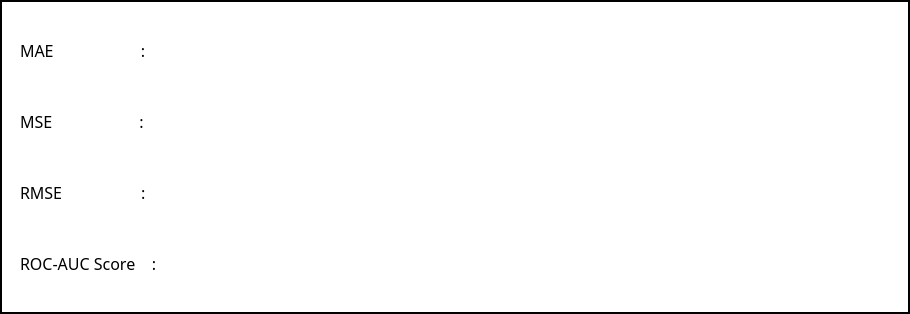
        <widget class="QFrame" name="frame_evaluation_XGBoost">
         <property name="geometry">
          <rect>
           <x>40</x>
           <y>645</y>
           <width>910</width>
           <height>314</height>
          </rect>
         </property>
         <property name="font">
          <font>
           <family>Segoe UI</family>
           <pointsize>15</pointsize>
           <weight>75</weight>
           <bold>true</bold>
          </font>
         </property>
         <property name="styleSheet">
          <string notr="true">background-color: rgb(255, 255, 255);</string>
         </property>
         <property name="frameShape">
          <enum>QFrame::WinPanel</enum>
         </property>
         <widget class="QLineEdit" name="lineEdit_MAE_XGBoost">
          <property name="geometry">
           <rect>
            <x>240</x>
            <y>35</y>
            <width>411</width>
            <height>31</height>
           </rect>
          </property>
          <property name="styleSheet">
           <string notr="true">color: rgb(151, 30, 30);</string>
          </property>
          <property name="frame">
           <bool>false</bool>
          </property>
         </widget>
         <widget class="QLineEdit" name="lineEdit_MSE_XGBoost">
          <property name="geometry">
           <rect>
            <x>240</x>
            <y>106</y>
            <width>411</width>
            <height>31</height>
           </rect>
          </property>
          <property name="styleSheet">
           <string notr="true">color: rgb(151, 30, 30);</string>
          </property>
          <property name="frame">
           <bool>false</bool>
          </property>
         </widget>
         <widget class="QLineEdit" name="lineEdit_RMSE_XGBoost">
          <property name="geometry">
           <rect>
            <x>240</x>
            <y>177</y>
            <width>411</width>
            <height>31</height>
           </rect>
          </property>
          <property name="styleSheet">
           <string notr="true">color: rgb(151, 30, 30);</string>
          </property>
          <property name="frame">
           <bool>false</bool>
          </property>
         </widget>
         <widget class="QLineEdit" name="lineEdit_ROC_XGBoost">
          <property name="geometry">
           <rect>
            <x>240</x>
            <y>248</y>
            <width>411</width>
            <height>31</height>
           </rect>
          </property>
          <property name="styleSheet">
           <string notr="true">color: rgb(151, 30, 30);</string>
          </property>
          <property name="frame">
           <bool>false</bool>
          </property>
         </widget>
         <widget class="QLabel" name="label_71">
          <property name="geometry">
           <rect>
            <x>20</x>
            <y>35</y>
            <width>175</width>
            <height>31</height>
           </rect>
          </property>
          <property name="font">
           <font>
            <family>Segoe UI Semibold</family>
            <pointsize>12</pointsize>
            <weight>50</weight>
            <bold>false</bold>
           </font>
          </property>
          <property name="styleSheet">
           <string notr="true">color: rgb(0, 0, 0);</string>
          </property>
          <property name="text">
           <string>MAE                     :</string>
          </property>
          <property name="scaledContents">
           <bool>true</bool>
          </property>
         </widget>
         <widget class="QLabel" name="label_72">
          <property name="geometry">
           <rect>
            <x>20</x>
            <y>106</y>
            <width>175</width>
            <height>31</height>
           </rect>
          </property>
          <property name="font">
           <font>
            <family>Segoe UI Semibold</family>
            <pointsize>12</pointsize>
            <weight>50</weight>
            <bold>false</bold>
           </font>
          </property>
          <property name="styleSheet">
           <string notr="true">color: rgb(0, 0, 0);</string>
          </property>
          <property name="text">
           <string>MSE                     :</string>
          </property>
          <property name="scaledContents">
           <bool>true</bool>
          </property>
         </widget>
         <widget class="QLabel" name="label_73">
          <property name="geometry">
           <rect>
            <x>20</x>
            <y>177</y>
            <width>175</width>
            <height>31</height>
           </rect>
          </property>
          <property name="font">
           <font>
            <family>Segoe UI Semibold</family>
            <pointsize>12</pointsize>
            <weight>50</weight>
            <bold>false</bold>
           </font>
          </property>
          <property name="styleSheet">
           <string notr="true">color: rgb(0, 0, 0);</string>
          </property>
          <property name="text">
           <string>RMSE                   :</string>
          </property>
          <property name="scaledContents">
           <bool>true</bool>
          </property>
         </widget>
         <widget class="QLabel" name="label_74">
          <property name="geometry">
           <rect>
            <x>20</x>
            <y>248</y>
            <width>175</width>
            <height>31</height>
           </rect>
          </property>
          <property name="font">
           <font>
            <family>Segoe UI Semibold</family>
            <pointsize>12</pointsize>
            <weight>50</weight>
            <bold>false</bold>
           </font>
          </property>
          <property name="styleSheet">
           <string notr="true">color: rgb(0, 0, 0);</string>
          </property>
          <property name="text">
           <string>ROC-AUC Score    :</string>
          </property>
          <property name="scaledContents">
           <bool>true</bool>
          </property>
         </widget>
         <widget class="QLabel" name="label_75">
          <property name="geometry">
           <rect>
            <x>230</x>
            <y>30</y>
            <width>431</width>
            <height>41</height>
           </rect>
          </property>
          <property name="text">
           <string/>
          </property>
          <property name="pixmap">
           <pixmap>../Images/text_label.png</pixmap>
          </property>
          <property name="scaledContents">
           <bool>true</bool>
          </property>
         </widget>
         <widget class="QLabel" name="label_76">
          <property name="geometry">
           <rect>
            <x>230</x>
            <y>101</y>
            <width>431</width>
            <height>41</height>
           </rect>
          </property>
          <property name="text">
           <string/>
          </property>
          <property name="pixmap">
           <pixmap>../Images/text_label.png</pixmap>
          </property>
          <property name="scaledContents">
           <bool>true</bool>
          </property>
         </widget>
         <widget class="QLabel" name="label_77">
          <property name="geometry">
           <rect>
            <x>230</x>
            <y>172</y>
            <width>431</width>
            <height>41</height>
           </rect>
          </property>
          <property name="text">
           <string/>
          </property>
          <property name="pixmap">
           <pixmap>../Images/text_label.png</pixmap>
          </property>
          <property name="scaledContents">
           <bool>true</bool>
          </property>
         </widget>
         <widget class="QLabel" name="label_78">
          <property name="geometry">
           <rect>
            <x>230</x>
            <y>243</y>
            <width>431</width>
            <height>41</height>
           </rect>
          </property>
          <property name="text">
           <string/>
          </property>
          <property name="pixmap">
           <pixmap>../Images/text_label.png</pixmap>
          </property>
          <property name="scaledContents">
           <bool>true</bool>
          </property>
         </widget>
         <zorder>label_75</zorder>
         <zorder>label_76</zorder>
         <zorder>label_78</zorder>
         <zorder>label_77</zorder>
         <zorder>lineEdit_MAE_XGBoost</zorder>
         <zorder>lineEdit_MSE_XGBoost</zorder>
         <zorder>lineEdit_RMSE_XGBoost</zorder>
         <zorder>lineEdit_ROC_XGBoost</zorder>
         <zorder>label_71</zorder>
         <zorder>label_72</zorder>
         <zorder>label_73</zorder>
         <zorder>label_74</zorder>
        </widget>
